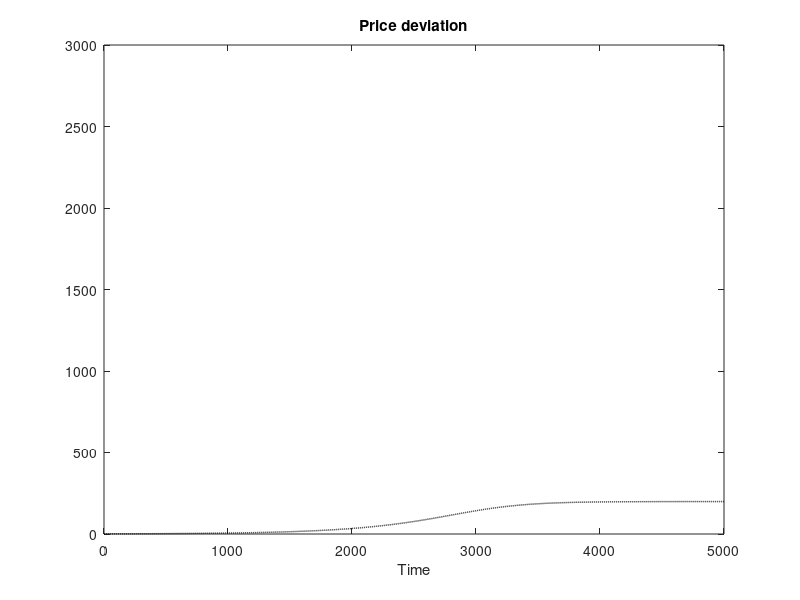

Write the MATLAB code that produced this figure.
%Simulation of application with fluctutating price and types. Last updated: Aug 22, 2023. 
%Written by M. Hatcher (m.c.hatcher@soton.ac.uk)

%clear; clc;

%Calibration
xbar = 0; %Supply per person
r = 0.04; phi = 0.5; deltta = 1/phi; 
gama = 1e-3; dbar = 0.5;  %star poles example  %gama = 0,5,10,45,75, T=1100
T = 5001;  %no. of periods
samp = T; samp2 = 5; %for plots
pf = ( dbar - xbar/deltta )/ r;  %Steady state fundamental price
n = 3;   %no. of agents

%--------------------------------
%Initial matrices (for storage)
%--------------------------------
U_net = NaN(n,n); sum_U = NaN(n,1); rat = sum_U; 
Beliefs = NaN(n,T); X = Beliefs; U = Beliefs; U_tild = U; g= U; 
p = NaN(T,1); dev = p; p_crit = p; gap = p; gbar = p; cap_gain = p; check = p; 
dev_lag = dev; gbar_lag = dev;

%-----------------
%Dividend shocks
%-----------------
%Truncated normal distribution
%rng(3)
%sigma_d = 0.01;  
%pd = makedist('Normal','mu',0,'sigma',sigma_d);
%pd_t = truncate(pd,-dbar,dbar);
%shocks = random(pd_t,T,1);
shocks = zeros(T,1);

%----------------------------
%Initial types and network
%----------------------------
g_init = zeros(1,n);
eps = 0.001;
g_init(1,1) = 1; g_init(1,2) = 1+r; g_init(1,3) = (1+r+eps)^2;
A = [1 0 0; 1 1 1; 0 0 1]; 

%----------------
%Initial values
%----------------
gbar_init = sum(g_init)/n;
p0 = pf + 1; %1
plag2 = pf + ((1+r)/gbar_init)^2*(p0-pf);
plag1 = (  dbar  +  (1-sum(g_init)/n)*pf + sum(g_init)/n*plag2  - xbar/deltta )  /(1+r);
plag1_crit = sum(g_init)/n*( (xbar/deltta) )/((1+r)^2 - sum(g_init)/n); 
gap_lag1 = (plag1 - pf) - plag1_crit;

g0 = g_init';
p0_check = (  dbar  +  (1-sum(g0)/n)*pf + sum(g0)/n*plag1  - xbar/deltta )  /(1+r);
p0_crit = sum(g0)/n*(xbar/deltta)/((1+r)^2- sum(g0)/n);
ptild0 = p0-pf;  gap0 = (p0-pf) - p0_crit;
       
%----------------------------------------------
%Computation of demands and fitness (period 0)
%----------------------------------------------
Beliefs_lag1 = (1-g_init)*pf + g_init*plag2;
Xlag = deltta*(Beliefs_lag1 + dbar - (1+r)*plag1);
Beliefs0 = (1-g0)*pf + g0*plag1;
X0 = deltta*(Beliefs0 + dbar - (1+r)*p0);
U0 = (p0 + dbar - (1+r)*plag1)*Xlag;
U_tild0 = exp(gama*U0); 

    for i=1:n
        for j=1:n 
            U_net(i,j) = A(i,j)*U_tild0(j);
        end 
    end

cap_gain0 = p0 + dbar - (1+r)*plag1;
cap_gain_lag1 = plag1 + dbar - (1+r)*plag2;
gbar0 = mean(g0);
    
%------------------
% Simulation
%------------------ 
for t=1:T

    if t==1 

        for i=1:n
      
            sum_U(i) = sum(U_net(i,1:n));

            for j=1:n
                rat(j) = (U_net(i,j)/ sum_U(i) )*g0(j);   %Rel. fitness of rule j for agent i
            end 
  
            g(i,1) = sum(rat);
    
        end

 
p(1) = (  dbar  +  (1-sum(g(1:n,1))/n)*pf + sum(g(1:n,1))/n*p0 - xbar/deltta )  /(1+r); 
dev(1) = p(1) - pf;
p_crit(1) = sum(g(1:n,1))/n*( (xbar/deltta) + shocks(1) ) /((1+r)^2 - sum(g(1:n,1))/n);
gap(1) = dev(1) - p_crit(1);

%Computation of demands and fitness
Beliefs(1:n,1) = (1-g(1:n,1))*pf + g(1:n,1)*p0;
X(1:n,1) = deltta*(Beliefs(1:n,1) + dbar - (1+r)*p(1));
U(1:n,1) = (p(1) + dbar + shocks(1) - (1+r)*p0)*X0;
U_tild(1:n,1) = exp(gama*U(1:n,1));

cap_gain(1) = p(1) + dbar + shocks(1) - (1+r)*p0;
gbar(1) = sum(g(1:n,1))/n;
   
    for i=1:n
        for j=1:n 
            U_net(i,j) = A(i,j)*U_tild(j,1);     
        end 
    end

    elseif t>=2 

%----------------------
% Dates t>=2
%----------------------         
     
    for i=1:n
        sum_U(i) = sum(U_net(i,1:n));

        for j=1:n
            rat(j) = (U_net(i,j)/ sum_U(i) )*g(j,t-1);   %Rel. fitness of rule j for agent i
        end 
  
    g(i,t) = sum(rat);        

    end

p(t) = (  dbar  +  (1-sum(g(1:n,t))/n)*pf + sum(g(1:n,t))/n*p(t-1) - xbar/deltta )  /(1+r);
dev(t) = p(t) - pf;
dev_lag(t) = dev(t-1);
p_crit(t) = sum(g(1:n,t))/n*( (xbar/deltta) + shocks(t) ) /((1+r)^2 - sum(g(1:n,t))/n);
gap(t) = dev(t) - p_crit(t);

%Computation of indvidual demands and fitness
Beliefs(1:n,t) = (1-g(1:n,t))*pf + g(1:n,t)*p(t-1);
X(1:n,t) = deltta*( Beliefs(1:n,t) + dbar - (1+r)*p(t) );
Xweighted = (1/n)*X(1:n,t);
U(1:n,t) = (p(t) + dbar + shocks(t) - (1+r)*p(t-1))*X(1:n,t-1);
U_tild(1:n,t) = exp(gama*U(1:n,t));

    for i=1:n
        for j=1:n 
            U_net(i,j) = A(i,j)*U_tild(j,t);     
        end 
    end

gbar(t) = sum(g(1:n,t))/n;
gbar_lag(t) = gbar(t-1);
cap_gain(t) = p(t) + dbar + shocks(t) - (1+r)*p(t-1);
check(t) = sum(Xweighted)-xbar;   %Market clearing

    end

end

gbar_end = gbar(end);

%Variables for plotting
Period = 1:T;
Periods = [0; Period'];
%ptild = [plag2-pf; plag1-pf; p0-pf; dev'];
ptild = [p0-pf; dev];
price = [p0; p];
pcrit = [p0_crit; p_crit]; 
diff = [gap0; gap]; 

gstack = [ g0 g];
Belief = [Beliefs0 Beliefs];
Demands = [X0 X];
gmean = [gbar0; gbar];
Cap_gain = [cap_gain0; cap_gain];
zero = zeros(1,length(Periods));

set(0,'DefaultLineLineWidth',1)

figure(1)
plot(Periods(1:samp),ptild(1:samp),'--k'), title('Price deviation'), xlabel('Time'), hold on,
axis([-inf,inf,0,3000])

%figure(2)
%subplot(1,2,1), plot(Periods(1:samp),ptild(1:samp),'--k'), title('Price deviation'), xlabel('Time'), hold on,
%axis([-inf,inf,0,inf])
%subplot(1,2,2), plot(Periods(1:samp2), ptild(1:samp2),'--k'), title('Price deviation (zoomed in)'), xlabel('Time'), hold on

%figure(3)
%subplot(1,2,2), plot(ptild(1:samp) - pcrit(1:samp),ptild(1:samp)), title('Price deviation vs critical price (\gamma=2.5)')

%figure(4)
%subplot(1,2,1), plot(Periods(1:samp),pcrit(1:samp)), hold on, plot(Periods(1:samp),ptild(1:samp)), title('Price deviation vs critical price (\gamma=2.5)')
